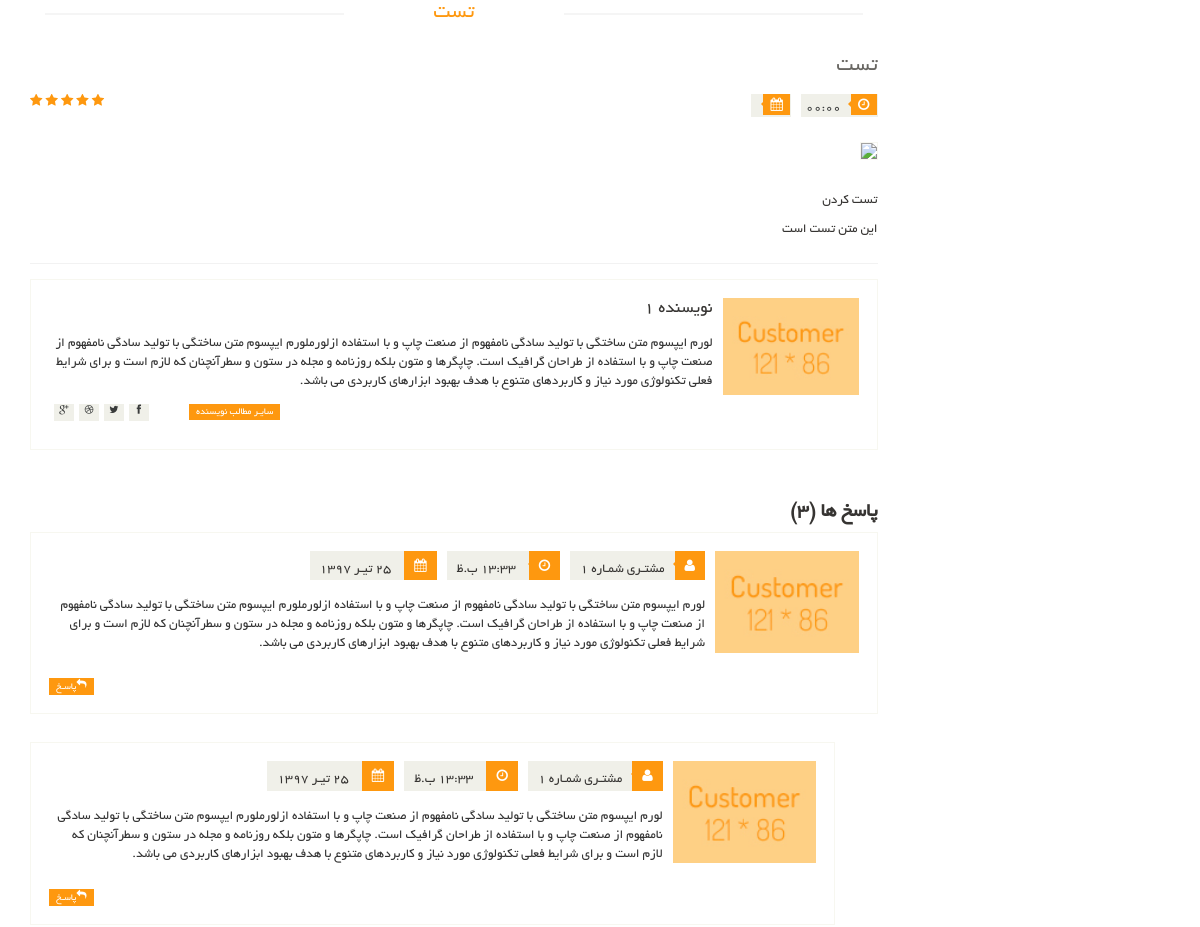
The page /articles/1/ (upper part) on the database as committed earlier.
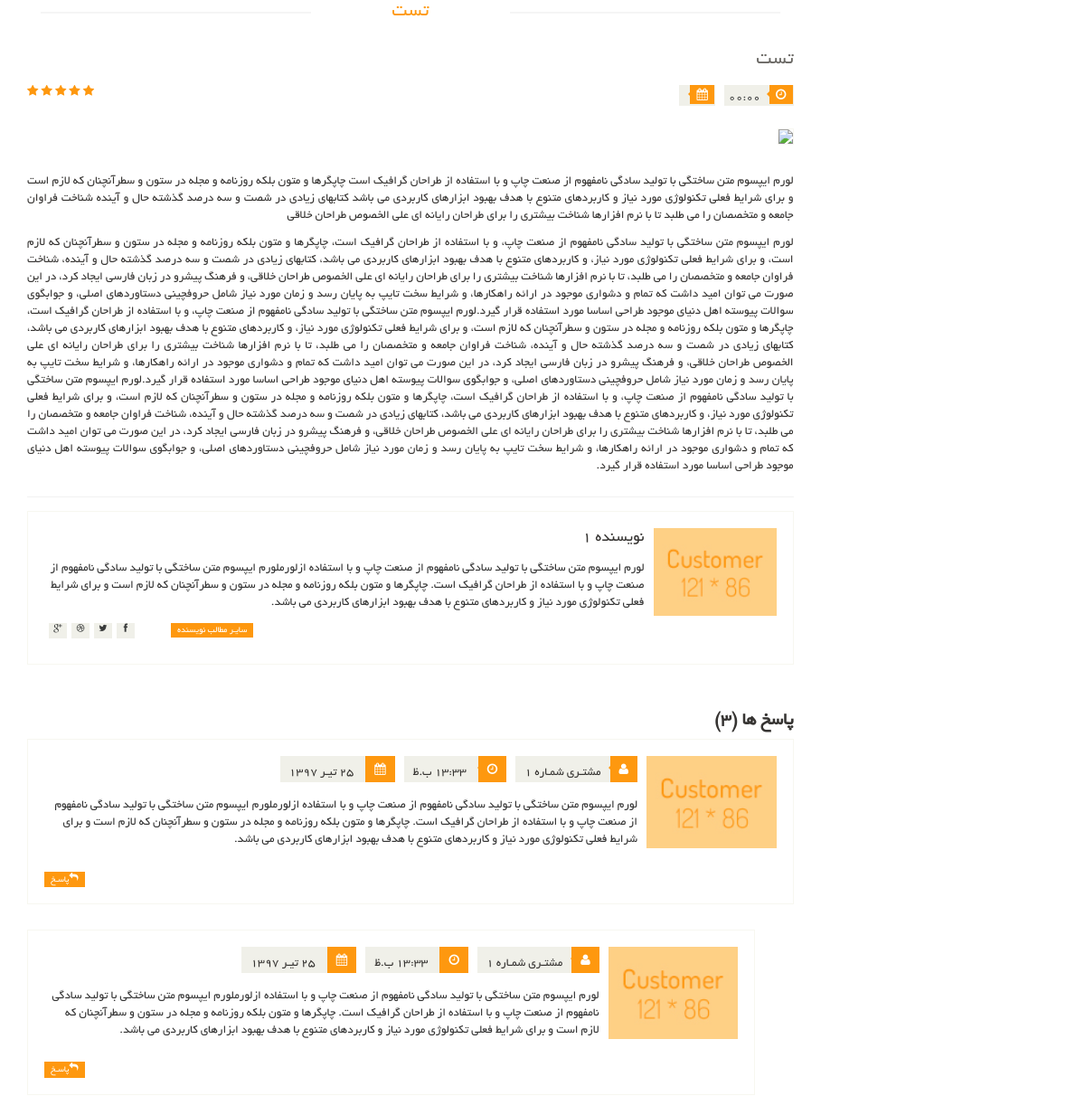
The same page on the database as committed later.
### article_module/models.py (models this page shows, shortened)
class Article(models.Model):
    title = models.CharField(max_length=300, verbose_name='عنوان مقاله')
    slug = models.SlugField(max_length=300, db_index=True, allow_unicode=True, verbose_name='عنوان در url')
    image = models.ImageField(upload_to='images/articles', verbose_name='تصویر مقاله')
    short_description = models.TextField(verbose_name='توضیحات کوتاه')
    text = models.TextField(verbose_name='متن مقاله')
    is_active = models.BooleanField(default=True, verbose_name='فعال / غیر فعال')
    selected_categories = models.ManyToManyField(ArticleCategory, verbose_name='دسته بندی ها')
    author = models.ForeignKey(User, on_delete=models.CASCADE, verbose_name='نویسنده', null=True, editable=False)
    created_date = models.DateTimeField(auto_now_add=True, editable=False, verbose_name='تاریخ ثبت')
    def get_jalali_create_time(self):
        return self.created_date.strftime('%H:%M')
    class Meta:
        verbose_name = 'مقاله'
        verbose_name_plural = 'مقالات'

### article_module/views.py (the view)
# urls.py: path('<pk>/', views.ArticleDetailView.as_view(), name='articles_detail'),
class ArticleDetailView(DetailView):
    model = Article
    template_name = 'article_module/article_detail_page.html'
    def get_queryset(self):
        query = super(ArticleDetailView, self).get_queryset()
        query = query.filter(is_active=True)
        return query

### polls/templatetags/poll_extras.py (called while the page is built)
@register.filter(name="show_jalali_date")
def show_jalali_date(value):
    return date2jalali(value)

### article_module/templates/article_module/article_detail_page.html (shortened to what the changed rows need)
{% extends 'shared/_layout.html' %}
{% load render_partial %}
{% load thumbnail %}
{% load poll_extras %}
{% block content %}
<section>
    <div class="container">
        <div class="row">
            <div class="col-sm-9">
                <div class="blog-post-area">
                    <h2 class="title text-center">{{article.title}}</h2>
                    <div class="single-blog-post">
                        <h3>{{article.title}}</h3>
                        <div class="post-meta">
                            <ul>
                                <li><i class="fa fa-clock-o"></i> {{ article.get_jalali_create_time }}</li>
                                <li><i class="fa fa-calendar"></i> {{ article.created_date | show_jalali_date }}</li>
                            </ul>
                            <span>
                            </span>
                        </div>
                        <a href="">
                            {% thumbnail article.image "862x398" crop='center' qulity=98 as im %}
                                <img src="{{ im.url }}">
                            {% endthumbnail %}
                        </a>
                        <p>
                            {{article.short_description}}
                        </p>
                        <p>
                            {{article.text}}
                        </p>
                    </div>
                </div>
                <div class="response-area">
                    <h2>پاسخ ها (3)</h2>
                </div>
            </div>
        </div>
    </div>
</section>
{% endblock %}

Rows that differ between the two databases and show on the page:
changed Article "تست": short_description "تست کردن" → "لورم ایپسوم متن ساختگی با تولید سادگی نامفهوم از صنعت چاپ و با استفاده از طراحان گرافیک است چاپگرها و متون بلکه روزنامه و مجله در ستون و سطرآنچنان که لازم است و برای شرایط فعلی تکنولوژی مورد نیاز و کاربردهای متنوع با هدف بهبود ابزارهای کاربردی می باشد کتابهای زیادی در شصت و سه درصد گذشته حال و آینده شناخت فراوان جامعه و متخصصان را می طلبد تا با نرم افزارها شناخت بیشتری را برای طراحان رایانه ای علی الخصوص طراحان خلاقی"; text "این متن تست است" → "لورم ایپسوم متن ساختگی با تولید سادگی نامفهوم از صنعت چاپ، و با استفاده از طراحان گرافیک است، چاپگرها و متون بلکه روزنامه و مجله در ستون و سطرآنچنان که لازم است، و برای شرایط فعلی تکنولوژی مورد نیاز، و کاربردهای متنوع با هدف بهبود ابزارهای کاربردی می باشد، کتابهای زیادی در شصت و سه درصد گذشته حال و آینده، شناخت فراوان جامعه و متخصصان را می طلبد، تا با نرم افزارها شناخت بیشتری را برای طراحان رایانه ای علی الخصوص طراحان خلاقی، و فرهنگ پیشرو در زبان فارسی ایجاد کرد، در این صورت می توان امید داشت که تمام و دشواری موجود در ارائه راهکارها، و شرایط سخت تایپ به پایان رسد و زمان مورد نیاز شامل حروفچینی دستاوردهای اصلی، و جوابگوی سوالات پیوسته اهل دنیای موجود طراحی اساسا مورد استفاده قرار گیرد.لورم…"
